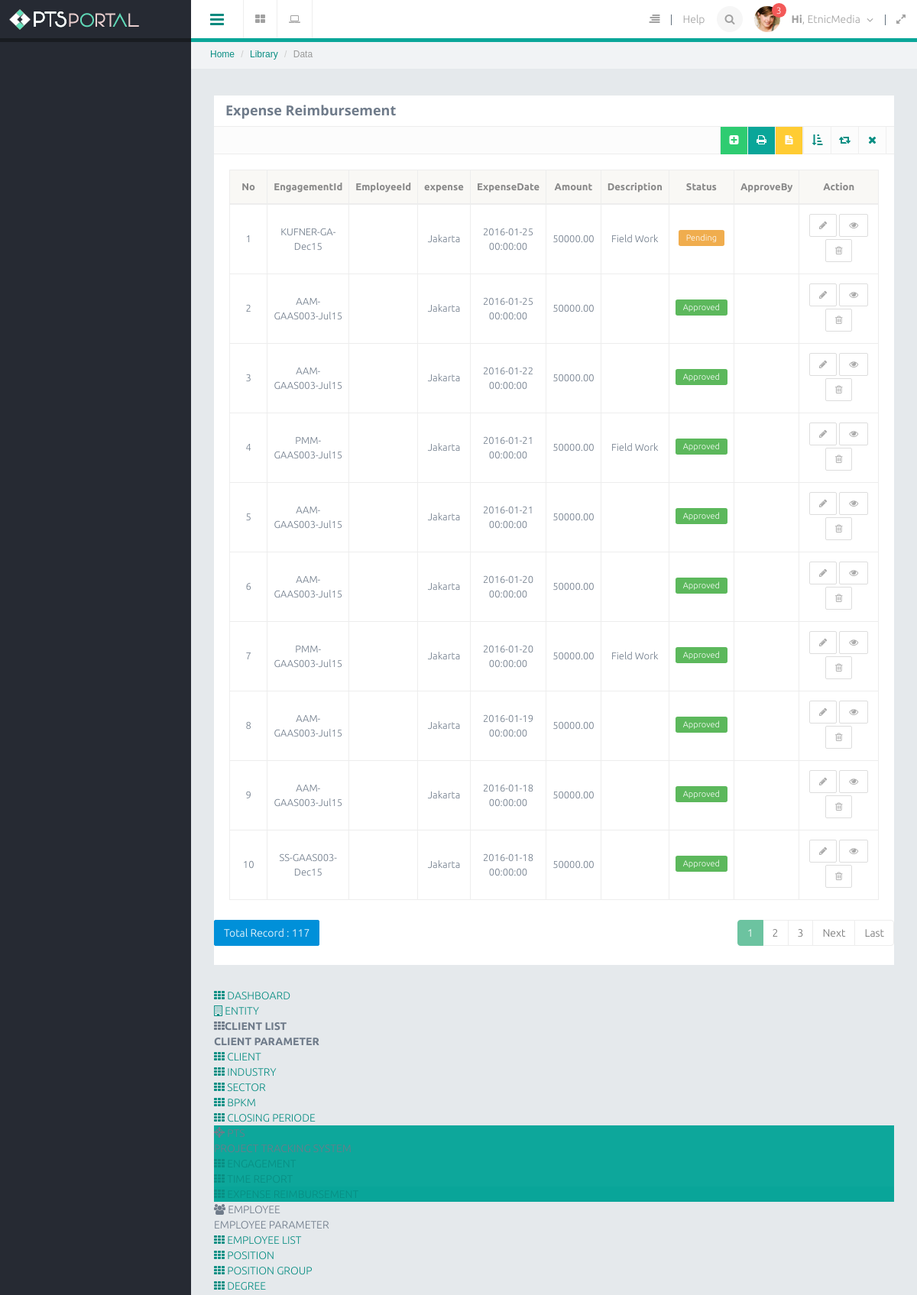
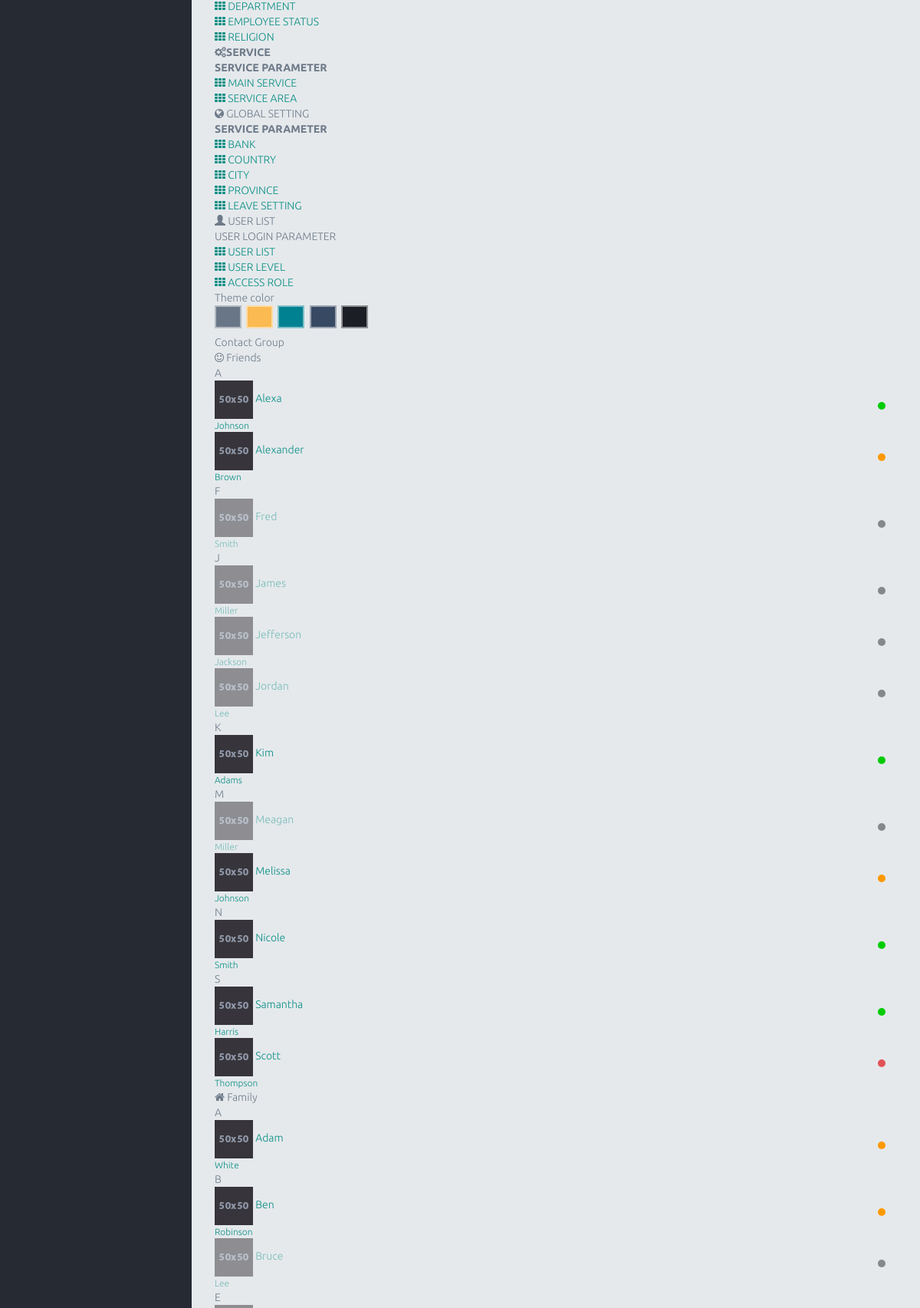
Screenshot of /index.php/expensereimbursementdetail (upper part) with the database file from the repository (2 pictures, top to bottom).
### tables this page shows
CREATE TABLE `expensereimbursementdetail` (
  `id` int(11) NOT NULL AUTO_INCREMENT,
  `entityId` int(11) NOT NULL DEFAULT '1',
  `expenseId` int(11) DEFAULT NULL,
  `engagementId` int(11) DEFAULT NULL,
  `employeeId` int(11) DEFAULT NULL,
  `periodeDate` datetime NOT NULL,
  `expenseDate` datetime NOT NULL,
  `amount` decimal(18,2) NOT NULL,
  `description` varchar(100) NOT NULL,
  `approvalBy` int(11) DEFAULT NULL,
  `approvalStatus` tinyint(2) NOT NULL COMMENT '1. Approved,2.pending',
  `billed` tinyint(4) NOT NULL,
  `billedDate` datetime NOT NULL,
  `userCreate` int(11) DEFAULT NULL,
  `createDate` datetime DEFAULT NULL,
  `userUpdate` int(11) DEFAULT NULL,
  `updateDate` timestamp NOT NULL DEFAULT CURRENT_TIMESTAMP,
  PRIMARY KEY (`id`)
);

CREATE TABLE `engagement` (
  `id` int(11) NOT NULL AUTO_INCREMENT,
  `entityId` int(11) NOT NULL DEFAULT '1',
  `code` varchar(25) NOT NULL,
  `engagementDate` datetime NOT NULL,
  `clientId` int(11) DEFAULT NULL,
  `serviceTitleId` int(11) DEFAULT NULL,
  `yearService` varchar(8) DEFAULT NULL,
  `description` varchar(100) NOT NULL,
  `partnerId` int(11) DEFAULT NULL,
  `managerId` int(11) DEFAULT NULL,
  `seniorId` int(11) DEFAULT NULL,
  `complexity` tinyint(4) NOT NULL,
  `risk` tinyint(2) NOT NULL,
  `agreedFees` decimal(18,2) NOT NULL,
  `agreedExpenses` decimal(18,2) NOT NULL,
  `estimatedCost` decimal(18,2) NOT NULL,
  `signingPartnerId` int(11) DEFAULT NULL,
  `engagementPartnerId` int(11) DEFAULT NULL,
  `asset` decimal(18,2) NOT NULL,
  `rl` decimal(18,2) NOT NULL,
  `reportNo` varchar(25) NOT NULL,
  `reportDate` datetime NOT NULL,
  `opinion` varchar(50) NOT NULL,
  `jobFromEmployeeId` int(11) NOT NULL,
  `finishStatusId` tinyint(2) DEFAULT NULL COMMENT '1. Finish, 2. On Progress, 3.cancel',
  `finishDate` datetime NOT NULL,
  `finishApproveBy` int(11) DEFAULT NULL,
  `closing` tinyint(2) NOT NULL,
  `closingDate` datetime NOT NULL,
  `deleted` tinyint(4) NOT NULL,
  `inputby` varchar(15) NOT NULL,
  `version` int(11) NOT NULL,
  `userCreate` int(11) DEFAULT NULL,
  `createDate` datetime NOT NULL,
  `userUpdate` int(11) DEFAULT NULL,
  `updateDate` timestamp NOT NULL DEFAULT CURRENT_TIMESTAMP ON UPDATE CURRENT_TIMESTAMP,
  PRIMARY KEY (`id`)
);

CREATE TABLE `expense` (
  `id` int(11) NOT NULL AUTO_INCREMENT,
  `entityId` int(11) NOT NULL DEFAULT '1',
  `expenseCode` varchar(5) NOT NULL,
  `expenseName` varchar(35) NOT NULL,
  `expenseCost` decimal(18,2) NOT NULL,
  `expenseDeleted` tinyint(2) NOT NULL DEFAULT '0' COMMENT '0. Archive, 1. deleted',
  PRIMARY KEY (`id`)
);

### application/libraries/Template.php (called while the page is built, shortened)
<?php
class Template{
    protected $_CI;
    function __construct(){
        $this->_CI=&get_instance();
    }
    function caplet($template,$data=null){
        $data['_content']=$this->_CI->load->view($template,$data,true);
        $data['_header']=$this->_CI->load->view('themes/caplet/header',$data,true);
        $data['_slideleft']=$this->_CI->load->view('themes/caplet/slideleft',$data,true);
        $data['_modal_message']=$this->_CI->load->view('themes/caplet/modal_message',$data,true);
        $data['_modal_notification']=$this->_CI->load->view('themes/caplet/modal_notification',$data,true);
        $data['_leftnav']=$this->_CI->load->view('themes/caplet/leftnav',$data,true);
        $data['_rightnav']=$this->_CI->load->view('themes/caplet/rightnav',$data,true);
        $data['_sidebar']=$this->_CI->load->view('themes/caplet/sidebar',$data,true);
        $this->_CI->load->view('themes/caplet.php',$data);
    }
}

### application/controllers/Expensereimbursementdetail.php (called while the page is built, shortened)
<?php
class Expensereimbursementdetail extends CI_Controller
{
    public function index()
    {
        $q = urldecode($this->input->get('q', TRUE));
        $start = intval($this->input->get('start'));
        if ($q <> '') {
            $config['base_url'] = base_url() . 'expensereimbursementdetail/index.html?q=' . urlencode($q);
            $config['first_url'] = base_url() . 'expensereimbursementdetail/index.html?q=' . urlencode($q);
        } else {
            $config['base_url'] = base_url() . 'expensereimbursementdetail/';
            $config['first_url'] = base_url() . 'expensereimbursementdetail/';
        }
        $config['per_page'] = 10;
        $config['page_query_string'] = TRUE;
        $config['total_rows'] = $this->Mexpensereimbursementdetail->total_rows($q);
        $expensereimbursementdetail = $this->Mexpensereimbursementdetail->getData($config['per_page'], $start, $q);
        $this->pagination->initialize($config);
        $data = array(
            'expensereimbursementdetail_data' => $expensereimbursementdetail,
            'q' => $q,
            'pagination' => $this->pagination->create_links(),
            'total_rows' => $config['total_rows'],
            'start' => $start,
        );
        $this->template->caplet('expensereimbursementdetail/expensereimbursementdetail_list', $data);
    }
}

### index.php (called while the page is built, shortened)
<?php
require_once BASEPATH.'core/CodeIgniter.php';

### application/models/Mexpensereimbursementdetail.php (called while the page is built, shortened)
<?php
class Mexpensereimbursementdetail extends CI_Model
{
    public $table = 'expensereimbursementdetail';
    function total_rows($q = NULL) {
        $this->db->like('id', $q);
	$this->db->or_like('entityId', $q);
	$this->db->or_like('expenseId', $q);
	$this->db->or_like('engagementId', $q);
	$this->db->or_like('employeeId', $q);
	$this->db->or_like('periodeDate', $q);
	$this->db->or_like('expenseDate', $q);
	$this->db->or_like('amount', $q);
	$this->db->or_like('description', $q);
	$this->db->or_like('approvalBy', $q);
	$this->db->or_like('approvalStatus', $q);
	$this->db->or_like('billed', $q);
	$this->db->or_like('billedDate', $q);
	$this->db->or_like('userCreate', $q);
	$this->db->or_like('createDate', $q);
	$this->db->or_like('userUpdate', $q);
	$this->db->or_like('updateDate', $q);
	$this->db->from($this->table);
        return $this->db->count_all_results();
    }
    function getData($limit, $start = 0, $q = NULL) {
	$this->db->limit($limit, $start);
        $this->db->select('a.*,b.code,c1.expenseName,c2.firstName,c2.lastName');
            $this->db->from('expensereimbursementdetail a');
            $this->db->join('engagement b', 'b.id = a.engagementId', 'left');
            $this->db->join('expense c1', 'c1.id = a.expenseId', 'left');
            $this->db->join('employee c2', 'c2.id=a.employeeId', 'left');
            $this->db->order_by('a.expenseDate','DESC');
        $query = $this->db->get();
        if ($query->num_rows() > 0)
            {
                 return $query->result();
            }
    }
}

### application/views/expensereimbursementdetail/expensereimbursementdetail_list.php (the view, shortened to what this page needs)
    <div class="row">
    <div class="col-lg-12">
        <section class="panel">
            <header class="panel-heading">
                <h4><strong>Expense Reimbursement</strong></h4>
            </header>
            <div class="panel-tools fully" align="right" data-toolscolor="#6CC3A0">
                <ul class="tooltip-area">
                    <li>
                        <a href="<?= site_url('expensereimbursementdetail/create'); ?>" class="btn btn-success" title="create new data"><i class="fa fa-plus-square"></i></a>
                    </li>
                    <li>
                        <a href="<?= site_url('expensereimbursementdetail/excel'); ?>" class="btn btn-theme-inverse" title="download excel"><i class="fa fa-print"></i></a>
                    </li>
                    <li>
                        <a href="<?= site_url('expensereimbursementdetail/word'); ?>" class="btn btn-warning" title="download word"><i class="fa fa-file-text"></i></a>
                    </li>
                    <li><a href="javascript:void(0)" class="btn btn-collapse" title="Collapse"><i class="fa fa-sort-amount-asc"></i></a></li>
                    <li><a href="javascript:void(0)" class="btn btn-reload"  title="Reload"><i class="fa fa-retweet"></i></a></li>
                    <li><a href="javascript:void(0)" class="btn btn-close" title="Close"><i class="fa fa-times"></i></a></li>
                </ul>
            </div>
        <div class="panel-body">
        <table class="table table-bordered" style="margin-bottom: 10px">
        <thead>
            <tr>
                <th>No</th>
		<th>EngagementId</th>
		<th>EmployeeId</th>
		<th>expense</th>
		<th>ExpenseDate</th>
		<th>Amount</th>
		<th>Description</th>
		<th>Status</th>
		<th>ApproveBy</th>
		<th>Action</th>
		</tr>
		</thead>
		<tbody align="center">
            <?php
            foreach ($expensereimbursementdetail_data as $expensereimbursementdetail)
            {
                 $approvalStatus = $expensereimbursementdetail->approvalStatus;
                if($approvalStatus == '1'){
                    $labelStatus = '<span class="label label-success">Approved</span>';
                } else {
                    $labelStatus = '<span class="label label-warning">Pending</span>';
                }
                ?>
                <tr>
			<td width="80px"><?php echo ++$start ?></td>
			<td><?php echo $expensereimbursementdetail->code ?></td>
			<td><?php echo $expensereimbursementdetail->firstName. ' '.$expensereimbursementdetail->lastName ?></td>
			<td><?php echo $expensereimbursementdetail->expenseName ?></td>
			<td><?php echo $expensereimbursementdetail->expenseDate ?></td>
			<td><?php echo $expensereimbursementdetail->amount ?></td>
			<td><?php echo $expensereimbursementdetail->description ?></td>
			<td><?php echo $labelStatus ?></td>
			<td><?php echo $expensereimbursementdetail->approvalBy ?></td>
			<td style="text-align:center" width="200px">
                            <span class="tooltip-area">
                                    <a href="<?= base_url() ?>expensereimbursementdetail/read/<?=$expensereimbursementdetail->id;?>" class="btn btn-default btn-sm" title="Edit">
                                        <i class="fa fa-pencil"></i>
                                    </a>
                                    <a href="<?= base_url() ?>expensereimbursementdetail/read/<?=$expensereimbursementdetail->id;?>" class="btn btn-default btn-sm" title="detail">
                                        <i class="fa fa-eye"></i>
                                    </a>
                                    <a href="<?= base_url() ?>expensereimbursementdetail/read/<?=$expensereimbursementdetail->id;?>" onclick="javasciprt: return confirm('Are You Sure ?')"  class="btn btn-default btn-sm" title="Delete">
                                        <i class="fa fa-trash-o"></i>
                                    </a>
                                </span>
			</td>
		</tr>
                <?php
            }
            ?>
            </tbody>
        </table>
        </div>
        <div class="row">
            <div class="col-md-6">
                <a href="#" class="btn btn-primary">Total Record : <?php echo $total_rows ?></a>
	    </div>
            <div class="col-md-6 text-right">
                <?php echo $pagination ?>
            </div>
        </div>
    </body>
</html>

### rows the page displays
expensereimbursementdetail: engagementId.code "KUFNER-GA-Dec15", expenseId.expenseName "Jakarta", expenseDate "2016-01-25 00:00:00", amount "50000.00", description "Field Work", approvalStatus "Pending"
expensereimbursementdetail: engagementId.code "AAM-GAAS003-Jul15", expenseId.expenseName "Jakarta", expenseDate "2016-01-25 00:00:00", amount "50000.00", approvalStatus "Approved"
expensereimbursementdetail: engagementId.code "AAM-GAAS003-Jul15", expenseId.expenseName "Jakarta", expenseDate "2016-01-22 00:00:00", amount "50000.00", approvalStatus "Approved"
expensereimbursementdetail: engagementId.code "PMM-GAAS003-Jul15", expenseId.expenseName "Jakarta", expenseDate "2016-01-21 00:00:00", amount "50000.00", description "Field Work", approvalStatus "Approved"
expensereimbursementdetail: engagementId.code "AAM-GAAS003-Jul15", expenseId.expenseName "Jakarta", expenseDate "2016-01-21 00:00:00", amount "50000.00", approvalStatus "Approved"
expensereimbursementdetail: engagementId.code "AAM-GAAS003-Jul15", expenseId.expenseName "Jakarta", expenseDate "2016-01-20 00:00:00", amount "50000.00", approvalStatus "Approved"
expensereimbursementdetail: engagementId.code "PMM-GAAS003-Jul15", expenseId.expenseName "Jakarta", expenseDate "2016-01-20 00:00:00", amount "50000.00", description "Field Work", approvalStatus "Approved"
expensereimbursementdetail: engagementId.code "AAM-GAAS003-Jul15", expenseId.expenseName "Jakarta", expenseDate "2016-01-19 00:00:00", amount "50000.00", approvalStatus "Approved"
expensereimbursementdetail: engagementId.code "AAM-GAAS003-Jul15", expenseId.expenseName "Jakarta", expenseDate "2016-01-18 00:00:00", amount "50000.00", approvalStatus "Approved"
expensereimbursementdetail: engagementId.code "SS-GAAS003-Dec15", expenseId.expenseName "Jakarta", expenseDate "2016-01-18 00:00:00", amount "50000.00", approvalStatus "Approved"

### other values shown
$total_rows "117"
$pagination "1 2 3 Next Last"
